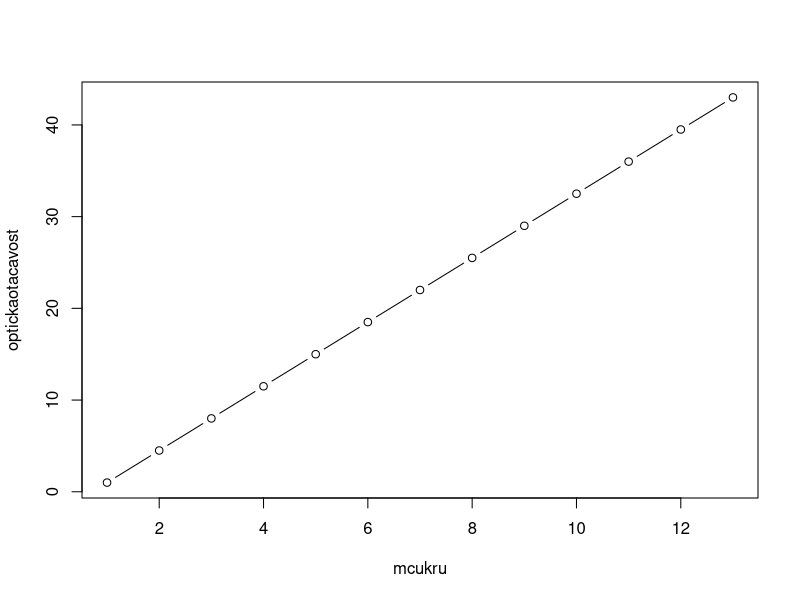
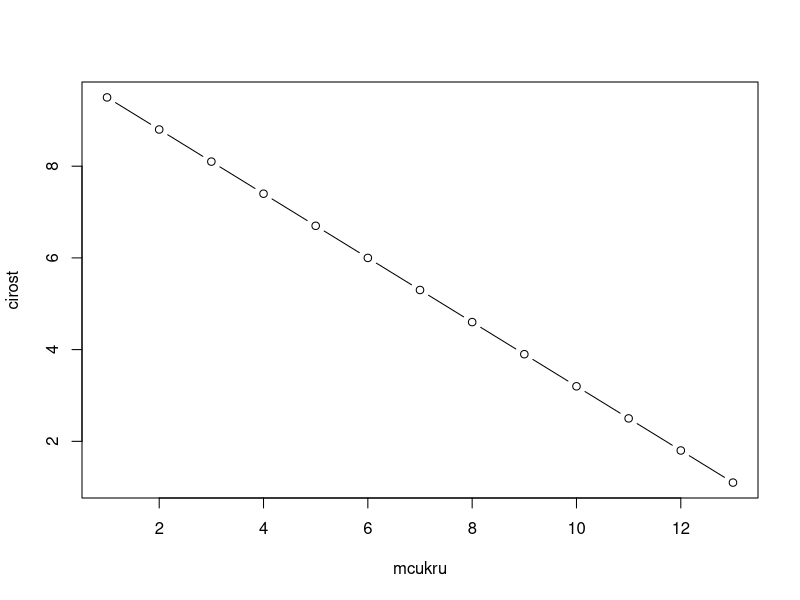
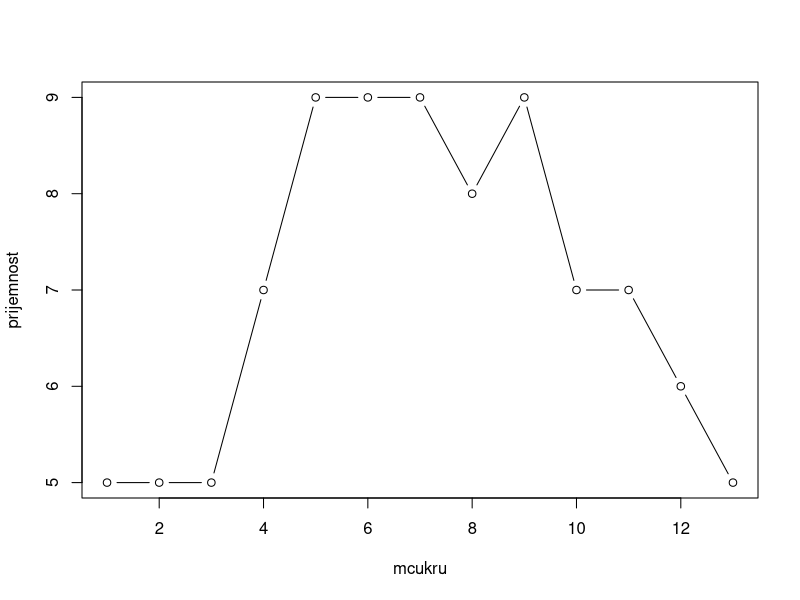
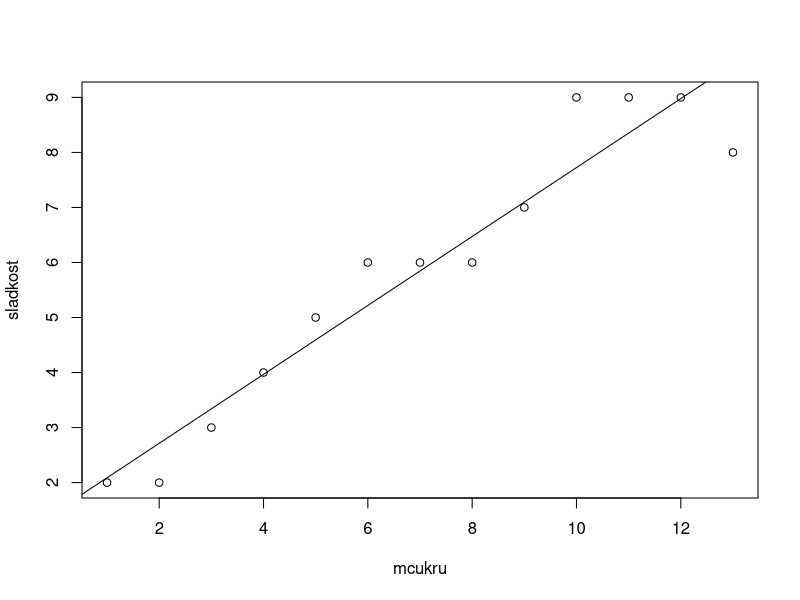

These charts were generated, in order, by the following R code:
# ============================================================
# Cvičenie 6: Korelácia a lineárna regresia
# Teória: https://senzorika.github.io/SaIT/teoria/cvicenie06.html
# ============================================================

# Vypocitajte a skuste zhodnotit zavislosti pomocou korelacie pre novy druh sladidla.

#----------------------------------------------------------------------------------------------
# KORELACIE
#----------------------------------------------------------------------------------------------
# generovanie datasetu

mcukru <- seq(1, 13)
optickaotacavost <- seq(1, 45.5, by = 3.5)
cirost <- seq(9.5, 1, by = -0.7)
set.seed(123) # reprodukovatelne nahodne data
pH <- rnorm(13, mean = 7.5, sd = 0.2)
sladkost <- c(2, 2, 3, 4, 5, 6, 6, 6, 7, 9, 9, 9, 8)
prijemnost <- c(5, 5, 5, 7, 9, 9, 9, 8, 9, 7, 7, 6, 5)
sladkavoda <- data.frame(mcukru, sladkost, optickaotacavost, cirost, prijemnost, pH)

# vypocet korelacie (do 0,1 trivialna, 0,11-0,3 slaba, 0,31-0,6 stredna, nad 0,61 vysoka)
cor(mcukru, cirost, method = "spearman")
cor(sladkavoda, method = "spearman") # kendall,pearson

# grafy priebehu zavislosti
plot(mcukru, optickaotacavost, type = "b")
plot(mcukru, cirost, type = "b")
plot(mcukru, prijemnost, type = "b")

#---------------------------------------------------------------------------------------------
# JEDNODUCHA LINEARNA REGRESIA
#---------------------------------------------------------------------------------------------

# linearny regresny model (sladkost v zavislosti od mnozstva cukru)
# y = b2*x + b1
lm(sladkost ~ mcukru)
plot(sladkost ~ mcukru)
abline(lm(sladkost ~ mcukru))
summary(lm(sladkost ~ mcukru))
#---------------------------------------------------------------------------------------------

# ULOHA 1:
# Vypocitajte korelacne koeficienty medzi instrumentalnymi a senzorickymi udajmi,ak je dane:
# Ktore znaky maju najvyssiu negativnu korelaciu? Ku ktoremu znaku je najviac korelovana se_stavnatost?
tm_tvrdost <- c(1, 2, 1, 1, 3, 5, 5, 2, 3, 3, 5, 2, 5, 4, 4, 4, 4)
tm_pevnost <- c(1, 1, 1, 3, 5, 5, 3, 3, 3, 2, 3, 5, 2, 5, 4, 4, 3)
tm_vodivost <- c(3, 2, 4, 5, 5, 5, 2, 3, 2, 3, 3, 3, 4, 7, 5, 5, 5)
se_lepivost <- c(4, 1, 1, 6, 6, 4, 4, 4, 5, 4, 5, 1, 1, 3, 1, 1, 3)
se_stavnatost <- c(1, 2, 1, 3, 5, 5, 4, 3, 3, 2, 3, 5, 5, 4, 3, 5, 2)
se_prehltavost <- c(4, 4, 5, 5, 5, 4, 2, 2, 3, 4, 3, 3, 4, 6, 5, 4, 3)
se_zutelnost <- c(3, 2, 4, 1, 1, 2, 6, 6, 6, 3, 5, 3, 1, 2, 1, 2, 1)

# ULOHA 2:
# Zistite vztah medzi se_stavnatost a znakom, s ktorym najviac koreluje, zostrojte linearny model
# a predikujte stavnatost. Je predikcia vobec mozna?
